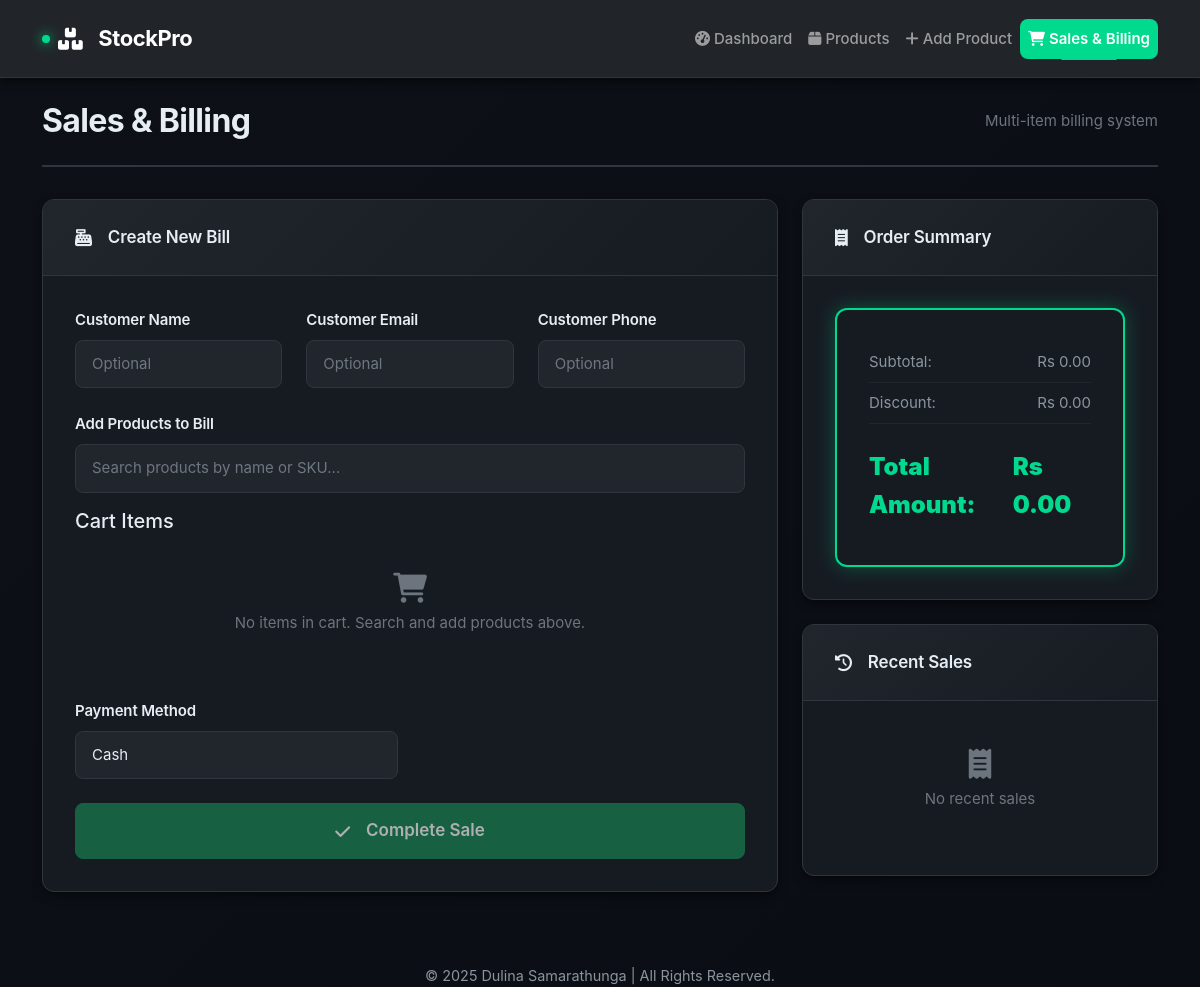
Before: /sales with the older database file.
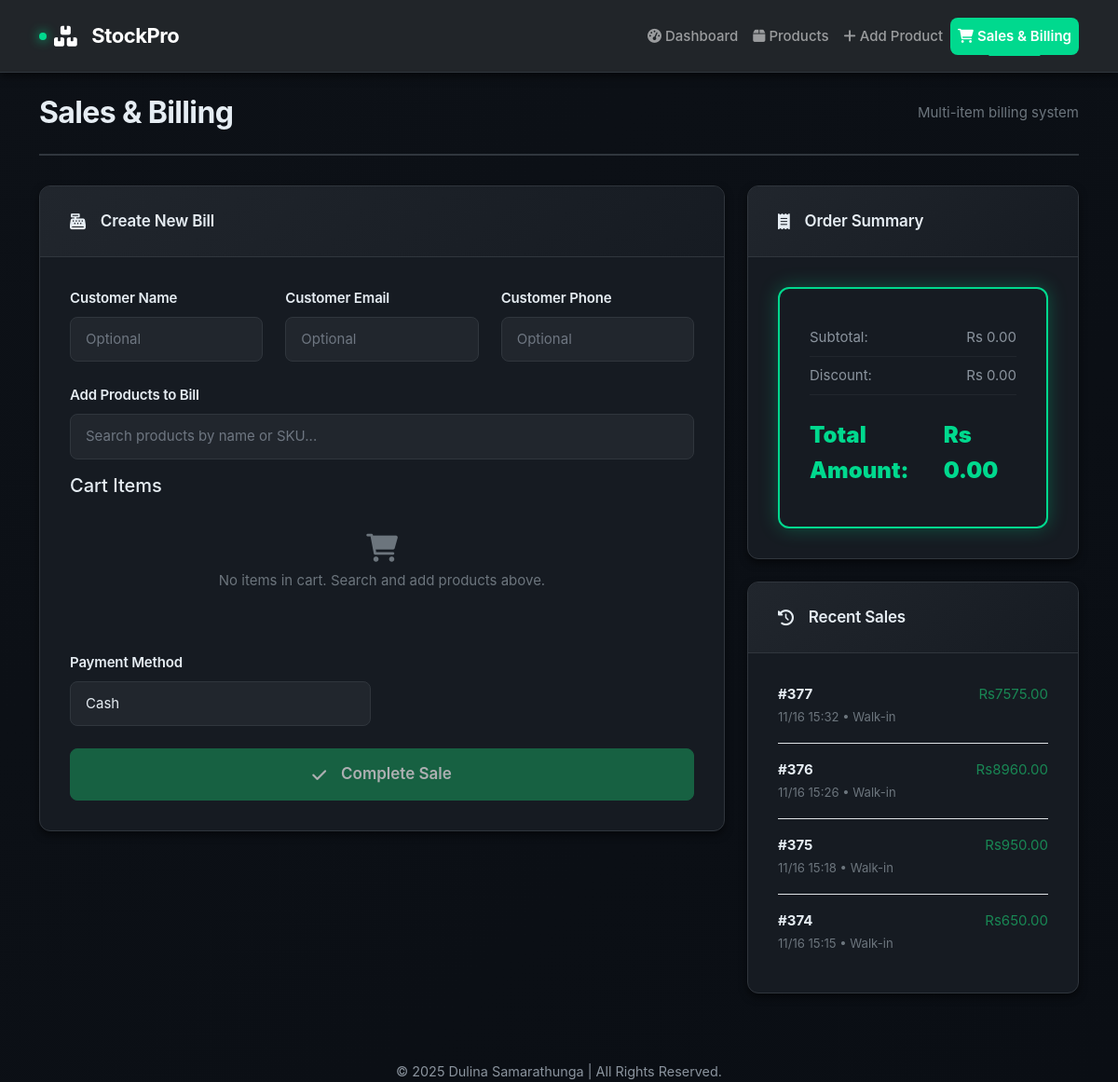
After: the same page with the newer database file.
### database.py (models this page shows, shortened)
class Sale(db.Model):
    id = db.Column(db.Integer, primary_key=True)
    customer_name = db.Column(db.String(100))
    customer_email = db.Column(db.String(100))
    customer_phone = db.Column(db.String(20))
    total_amount = db.Column(db.Float, nullable=False)
    tax_amount = db.Column(db.Float, default=0.0)
    discount_amount = db.Column(db.Float, default=0.0)
    final_amount = db.Column(db.Float, nullable=False)
    payment_method = db.Column(db.String(50), default='Cash')
    sale_date = db.Column(db.DateTime, default=datetime.utcnow)
    sale_items = db.relationship('SaleItem', backref='sale', lazy=True, cascade='all, delete-orphan')

### app.py (the view, shortened to what this page needs)
@app.route('/sales', methods=['GET', 'POST'])
def sales():
    products = Product.query.all()
    all_sales = Sale.query.order_by(Sale.sale_date.desc()).all()
    return render_template('sales.html', products=products, sales=all_sales)

### templates/sales.html (shortened to what this page needs)
{% extends "base.html" %}
{% block content %}
<div class="page-header">
    <h1 class="page-title">Sales & Billing</h1>
    <div class="text-muted">Multi-item billing system</div>
</div>
<div class="row">
    <div class="col-lg-8">
        <div class="card">
            <div class="card-header">
                <i class="fas fa-cash-register me-2"></i>Create New Bill
            </div>
            <div class="card-body">
                <form method="POST" id="salesForm">
                    <div class="row mb-4">
                        <div class="col-md-4">
                            <label for="customer_name" class="form-label">Customer Name</label>
                            <input type="text" class="form-control" id="customer_name" name="customer_name"
                                   placeholder="Optional" style="color: #ffffff;">
                        </div>
                        <div class="col-md-4">
                            <label for="customer_email" class="form-label">Customer Email</label>
                            <input type="email" class="form-control" id="customer_email" name="customer_email"
                                   placeholder="Optional" style="color: #ffffff;">
                        </div>
                        <div class="col-md-4">
                            <label for="customer_phone" class="form-label">Customer Phone</label>
                            <input type="text" class="form-control" id="customer_phone" name="customer_phone"
                                   placeholder="Optional" style="color: #ffffff;">
                        </div>
                    </div>
                    <div class="mb-3">
                        <label class="form-label">Add Products to Bill</label>
                        <div class="search-container">
                            <input type="text" class="form-control" id="productSearch"
                                   placeholder="Search products by name or SKU..." style="color: #ffffff;" >
                        </div>
                    </div>
                    <div class="mb-4">
                        <h5 class="mb-3">Cart Items</h5>
                        <div id="cartItems">
                            <div class="text-center text-muted py-4" id="emptyCart">
                                <i class="fas fa-shopping-cart fa-2x mb-2"></i>
                                <p>No items in cart. Search and add products above.</p>
                            </div>
                        </div>
                    </div>
                    <div class="row">
                        <div class="col-md-6">
                            <label for="payment_method" class="form-label">Payment Method</label>
                            <select class="form-select" id="payment_method" name="payment_method">
                                <option value="Cash">Cash</option>
                            </select>
                        </div>
                    </div>
                    <div class="d-grid mt-4">
                        <button type="submit" class="btn btn-success btn-lg" id="submitBtn" disabled>
                            <i class="fas fa-check me-2"></i>Complete Sale
                        </button>
                    </div>
                </form>
            </div>
        </div>
    </div>
    <div class="col-lg-4">
        <div class="card">
            <div class="card-header">
                <i class="fas fa-receipt me-2"></i>Order Summary
            </div>
            <div class="card-body">
                <div class="cart-totals">
                    <div class="amount-row">
                        <span>Subtotal:</span>
                        <span id="subtotal">Rs 0.00</span>
                    </div>
                    <div class="amount-row">
                        <span>Discount:</span>
                        <span id="discount">Rs 0.00</span>
                    </div>
                    <div class="amount-row">
                        <span><strong>Total Amount:</strong></span>
                        <span id="total"><strong>Rs 0.00</strong></span>
                    </div>
                </div>
            </div>
        </div>
        <div class="card mt-4">
            <div class="card-header">
                <i class="fas fa-history me-2"></i>Recent Sales
            </div>
            <div class="card-body">
                {% if sales %}
                <div style="max-height: 300px; overflow-y: auto;">
                    {% for sale in sales[:5] %}
                    <div class="mb-3 pb-3 border-bottom">
                        <div class="d-flex justify-content-between">
                            <strong>#{{ sale.id }}</strong>
                            <span class="text-success">Rs{{ "%.2f"|format(sale.final_amount) }}</span>
                        </div>
                        <small class="text-muted">
                            {{ sale.sale_date.strftime('%m/%d %H:%M') }} •
                            {{ sale.customer_name or 'Walk-in' }}
                        </small>
                    </div>
                    {% endfor %}
                </div>
                {% else %}
                <div class="text-center text-muted py-3">
                    <i class="fas fa-receipt fa-2x mb-2"></i>
                    <p>No recent sales</p>
                </div>
                {% endif %}
            </div>
        </div>
    </div>
</div>
{% endblock %}

### templates/base.html (shortened to what this page needs)
<!DOCTYPE html>
<html lang="en">
<head>
    <link href="https://cdn.jsdelivr.net/npm/bootstrap@5.1.3/dist/css/bootstrap.min.css" rel="stylesheet">
    <link href="https://cdnjs.cloudflare.com/ajax/libs/font-awesome/6.0.0/css/all.min.css" rel="stylesheet">
    <link rel="stylesheet" href="{{ url_for('static', filename='style.css') }}">
</head>
<body>
    <nav class="navbar navbar-expand-lg navbar-dark bg-dark">
        <div class="container">
            <a class="navbar-brand" href="{{ url_for('index') }}">
                <i class="fas fa-boxes me-2"></i>StockPro
            </a>
            <div class="collapse navbar-collapse" id="navbarNav">
                <ul class="navbar-nav ms-auto">
                    <li class="nav-item">
                        <a class="nav-link {% if request.endpoint == 'index' %}active{% endif %}"
                           href="{{ url_for('index') }}">
                            <i class="fas fa-tachometer-alt me-1"></i>Dashboard
                        </a>
                    </li>
                    <li class="nav-item">
                        <a class="nav-link {% if request.endpoint == 'products' %}active{% endif %}"
                           href="{{ url_for('products') }}">
                            <i class="fas fa-box me-1"></i>Products
                        </a>
                    </li>
                    <li class="nav-item">
                        <a class="nav-link {% if request.endpoint == 'add_product' %}active{% endif %}"
                           href="{{ url_for('add_product') }}">
                            <i class="fas fa-plus me-1"></i>Add Product
                        </a>
                    </li>
                    <li class="nav-item">
                        <a class="nav-link {% if request.endpoint == 'sales' %}active{% endif %}"
                           href="{{ url_for('sales') }}">
                            <i class="fas fa-shopping-cart me-1"></i>Sales & Billing
                        </a>
                    </li>
                </ul>
            </div>
        </div>
    </nav>
    <main class="container mt-4">
        {% block content %}{% endblock %}
    </main>
    <footer class="text-center mt-5 mb-3" style="color: #8b949e; font-size: 0.9rem;">
        © 2025 Dulina Samarathunga | All Rights Reserved.
    </footer>
</body>
</html>

### templates/base.html (style rules this page uses)
html, body { height: 100%; }
body { display: flex; flex-direction: column; min-height: 100vh; }
main { flex: 1; }

Changed rows visible on the page:
added Sale: id "377", final_amount "7575.00", sale_date "11/16 15:32", customer_name "Walk-in"
added Sale: id "376", final_amount "8960.00", sale_date "11/16 15:26", customer_name "Walk-in"
added Sale: id "375", final_amount "950.00", sale_date "11/16 15:18", customer_name "Walk-in"
added Sale: id "374", final_amount "650.00", sale_date "11/16 15:15", customer_name "Walk-in"
Other visible differences:
text no longer shown: "No recent sales"
